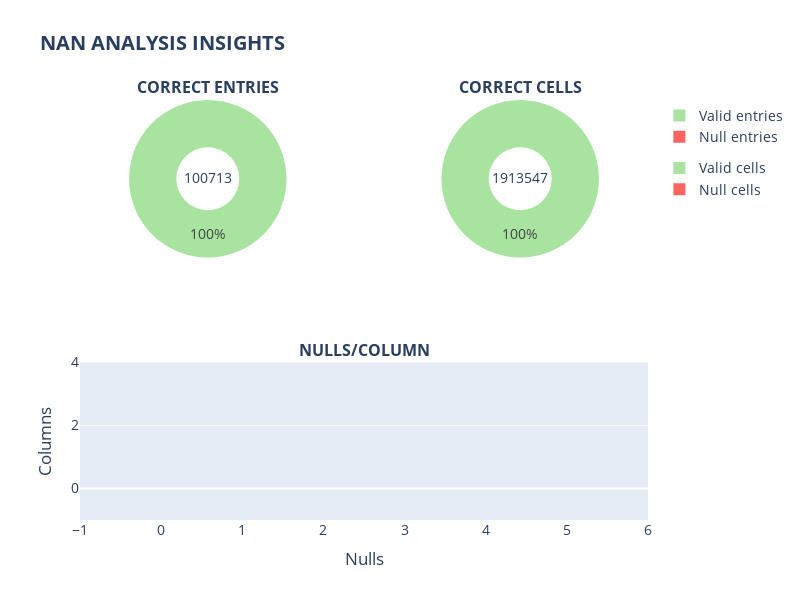

Notebook code cell kept with this figure:
### Markdown cell above
Aun quedan algunos pasos que podemos explorar y que realizaremos durante el progreso de los siguientes trabajos prácticos, en especial en lo que respecta a la imputación de la variable target. De momento procederemos a eliminar toda columna que no hayamos podido imputar y completo los nulos de la mejor manera posible.

### Code cell
# Definimos las columnas que eliminaremos de momento
columns =     [
              'lat', 
              'lon', 
              'lat-lon', 
              'price_aprox_local_currency', 
              'rooms', 
              'floor', 
              'surface_covered_in_m2', 
              'price_per_m2', 
              'surface_total_in_m2', 
              'surface_total_in_m2',
              'price_usd_per_m2'
              ]


# Dropeamos las columnas y filtramos el df para eliminar los registros donde nuestra variable target es nula
df = df.drop(columns=columns)
df = df[df['price_usd'].isna()==False]


# Corremos la función de comprobación de nulos
dat_insights(df, 'NaN analysis')

### Figure 1 — Plotly figure (JSON) as saved in the notebook; plotly's stock layout.template omitted (floating-point values rounded to 4 significant figures)
{"data": [{"domain": {"x": [0, 0.45], "y": [0.625, 1]}, "hole": 0.4, "labels": ["Null entries", "Valid entries"], "legendgroup": "apie", "marker": {"colors": ["#FC645F", "#A8E4A0", "#7088FF", "#FEB1AF"]}, "name": "Correct entries", "textposition": "inside", "title": {"text": "100713"}, "type": "pie", "values": [0, 100713]}, {"domain": {"x": [0.55, 1], "y": [0.625, 1]}, "hole": 0.4, "labels": ["Null cells", "Valid cells"], "legendgroup": "pie", "marker": {"colors": ["#FC645F", "#A8E4A0", "#7088FF", "#FEB1AF"]}, "name": "Correct cells", "textposition": "inside", "title": {"text": "1913547"}, "type": "pie", "values": [0, 1913547]}, {"marker": {"color": "#FC645F"}, "name": "Nulls/Column", "orientation": "h", "showlegend": false, "textposition": "inside", "type": "bar", "x": [], "xaxis": "x", "y": [], "yaxis": "y"}], "layout": {"annotations": [{"font": {"size": 16}, "showarrow": false, "text": "<b>CORRECT ENTRIES</b>", "x": 0.225, "xanchor": "center", "xref": "paper", "y": 1, "yanchor": "bottom", "yref": "paper"}, {"font": {"size": 16}, "showarrow": false, "text": "<b>CORRECT CELLS", "x": 0.775, "xanchor": "center", "xref": "paper", "y": 1, "yanchor": "bottom", "yref": "paper"}, {"font": {"size": 16}, "showarrow": false, "text": "<b>NULLS/COLUMN</b>", "x": 0.5, "xanchor": "center", "xref": "paper", "y": 0.375, "yanchor": "bottom", "yref": "paper"}], "font": {"size": 14}, "height": 600, "title": {"text": "<b>NAN ANALYSIS INSIGHTS</b>"}, "width": 800, "xaxis": {"anchor": "y", "domain": [0, 1], "title": {"text": "Nulls"}}, "xaxis2": {"anchor": "y2", "domain": [0.55, 1]}, "yaxis": {"anchor": "x", "domain": [0, 0.375], "title": {"text": "Columns"}}, "yaxis2": {"anchor": "x2", "domain": [0, 0.375]}}}
